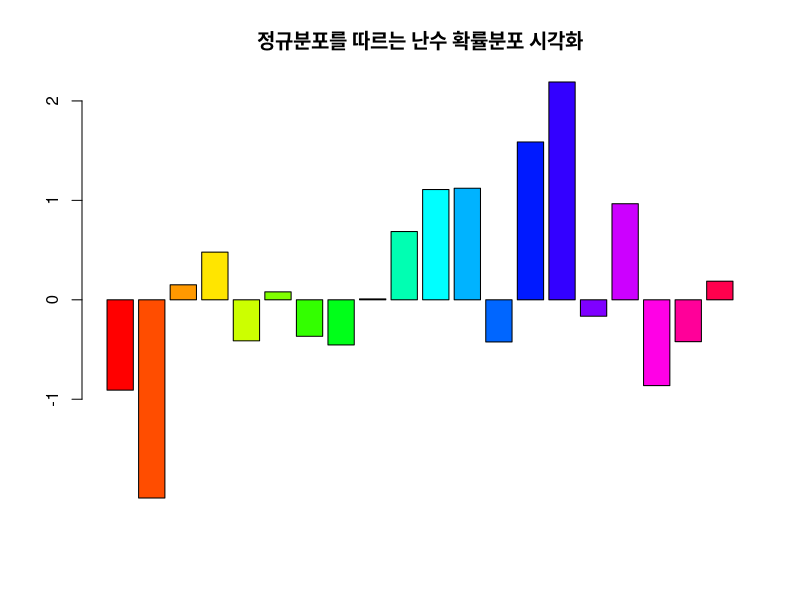
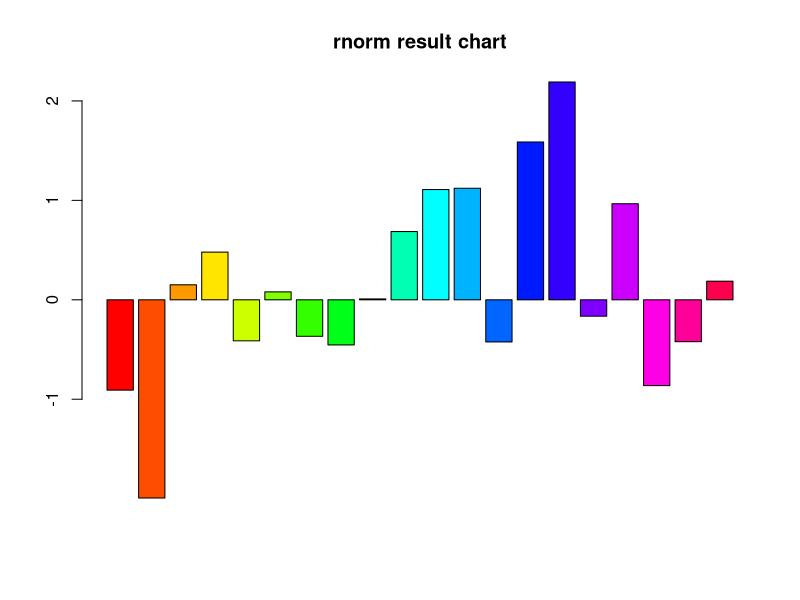

Write R code to recreate these figures, in order.
# test

# 수업내용
# 1. 패키지와 세션보기
# 2. 패키지 사용법


# 1. 패키지와 세션 보기
dim(available.packages())
# [1] 9620(행 : 패키지수)   17(열)


sessionInfo()
# r의 version, 다국어 정보, 설치된 패키지, 



# 2. 패키지 사용법

install.packages('stringr')     #1단계. 패키지 설치
library(stringr)                #2단계. 메모리 로딩


#3단계. 함수 사용
str_extract_all('홍길동35이순신45강감찬55', '[0-9]{2}')
str_extract_all('홍길동35이순신45강감찬55', '[가-히]{3,}') 






# Rserver 패키지 설치
install.packages("Rserve")

# 차트 -> 이미지 저장
x <- rnorm(20, mean=0, sd=1)

x

barplot(x, main="정규분포를 따르는 난수 확률분포 시각화", col=rainbow(20))

# java project 폴더에 저장
setwd("C:\\NCS\\jsp\\workspace(jsp)\\chap10_Rtest\\WebContent\\view")
getwd()
jpeg('rnorm.jpg', width=720, height=450)    # 장치 open
barplot(x, main="rnorm result chart", col=rainbow(20))
dev.off() # 장치 close

















